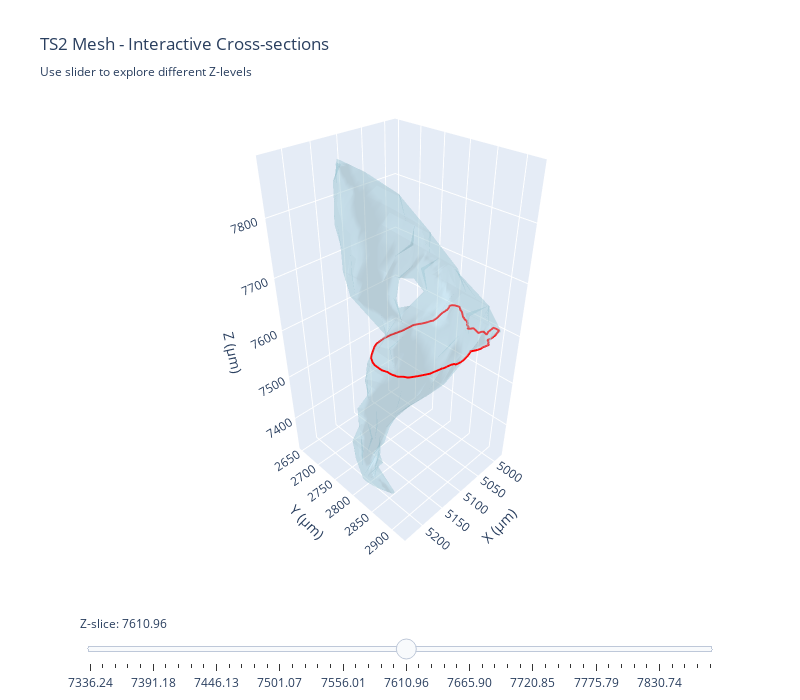

The notebook cell saved with this chart:
### Markdown cell above
## Cross-sectional Views

### Code cell
# Create interactive cross-sectional visualization
# This allows us to explore the internal structure of the TS2 mesh

# Get mesh bounds to determine good slice positions
z_min, z_max = ts2_mesh.bounds[:, 2]
z_range = z_max - z_min

print(f"Z-axis range: {z_min:.3f} to {z_max:.3f} (span: {z_range:.3f})")

# Create interactive slice visualization
fig = visualize_mesh_slice_interactive(
    ts2_mesh,
    title="TS2 Mesh - Interactive Cross-sections",
    z_range=(z_min, z_max),
)
fig.show()
